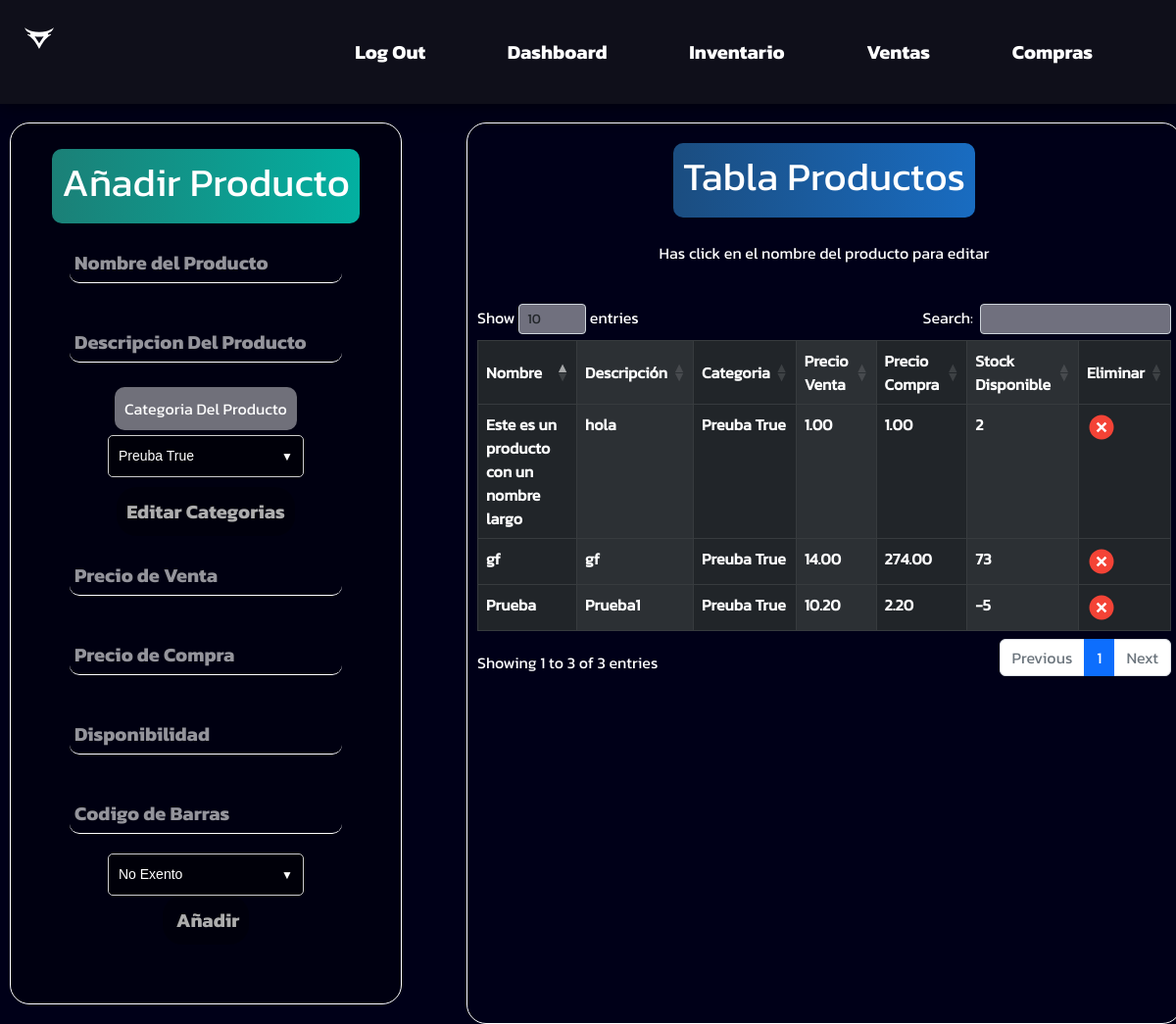
Page /items/ on the earlier database version.
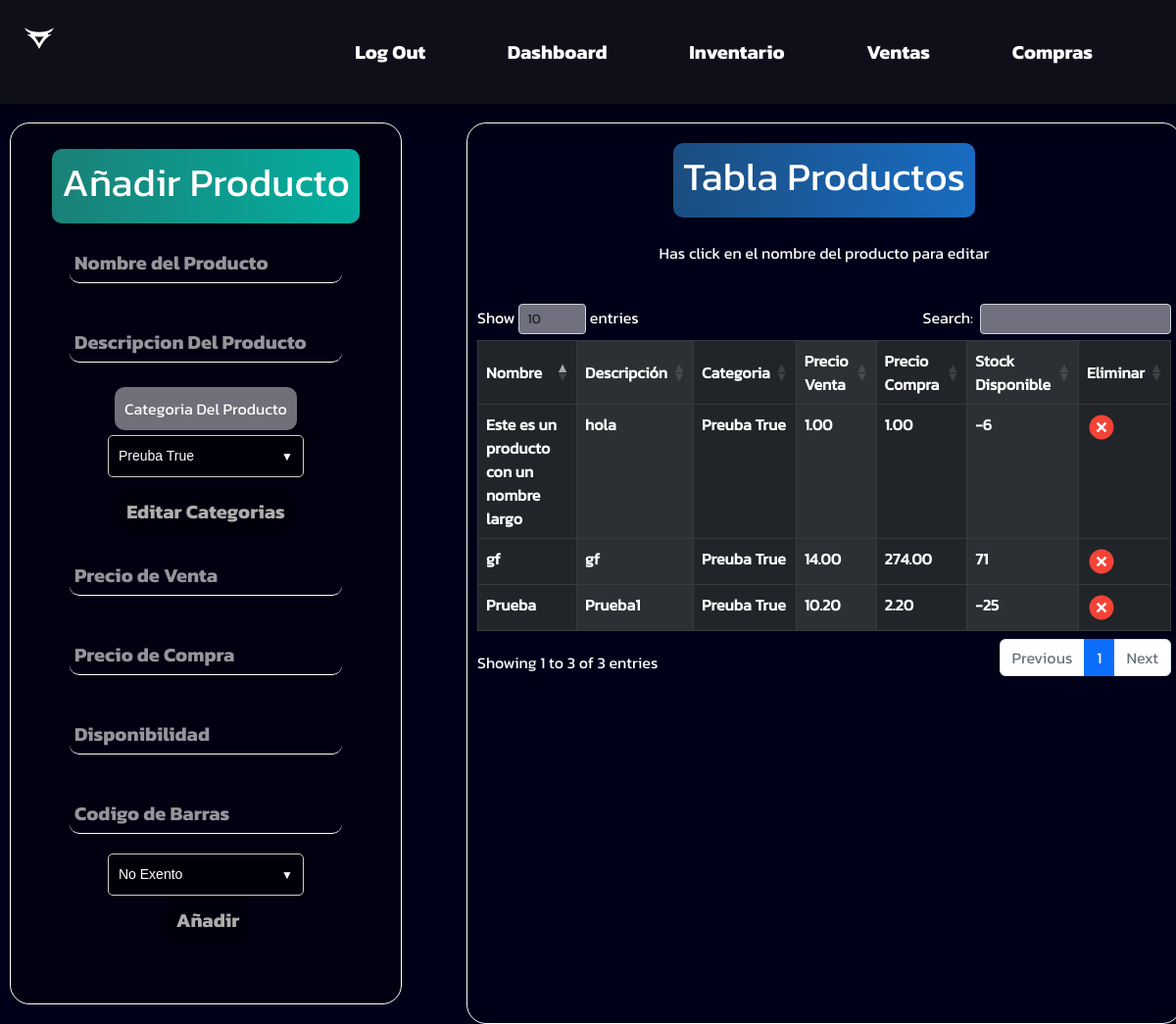
Same page on the later database version.
### items/models.py (models this page shows, shortened)
class Producto(models.Model):
    slug = AutoSlugField(populate_from='nombre', unique=True)
    codigo_de_barras = models.CharField(max_length=13, unique=True, default='0000000000000')
    nombre = models.CharField(max_length=255, unique=True)
    descripcion = models.TextField(max_length=1000, blank=True)
    categoria = models.ForeignKey(Categoria, on_delete=models.CASCADE)
    precio_venta = models.DecimalField(max_digits=6, decimal_places=2)
    precio_compra = models.DecimalField(max_digits=6, decimal_places=2)
    stock = models.IntegerField()
    cantidad_comprada = models.PositiveIntegerField(default=0)
    cantidad_vendida = models.PositiveIntegerField(default=0)
    exento_de_impuesto = models.BooleanField(default=False)
    class Meta:
        db_table='producto'
        verbose_name= 'Producto'
        verbose_name_plural='Productos'
        ordering= ['id']

class Categoria(models.Model):
    nombre= models.CharField(max_length=200, unique=True)
    destacado = models.BooleanField(default=False)
    def __str__(self):
        return self.nombre
    class Meta:
        db_table='categorias'
        verbose_name= 'Categoria'
        verbose_name_plural='Categorías'
        ordering= ['-id']

### items/views.py (the view, shortened to what this page needs)
# urls.py: path('', views.Inventario, name="inventario"),
def Inventario(request):
    categorias = Categoria.objects.all()
    productos = Producto.objects.all()
    if request.method == "GET":
        return render(request, "inventario.html", {"productos": productos, "categorias":categorias})

### items/templates/inventario.html (shortened to what this page needs)
{% extends 'base_sesion2.html' %}
{% load static %}
{% block content %}
<link rel="stylesheet" href="{% static 'css/items.css' %}">
<link rel="stylesheet" href="{% static 'css/bootstrap.min.css' %}">
<link rel="stylesheet" href="{% static 'css/dataTables.bootstrap5.min.css' %}">
<div class="content">
    <form method="post">
        <div class="añadirProducto">
            <label class="Titulo">
                <h1>Añadir Producto</h1>
            </label>
            <input class="entradaDatos" type="text" name="nombre" id="nombre" placeholder="Nombre del Producto"required>
            <input class="entradaDatos" type="text" name="descripcion" id="descripcion"
                placeholder="Descripcion Del Producto">
            <label class="etiquetas"> Categoria Del Producto </label>
            <div class="select-container">
                <select id="categoria" name="categoria">
                    {% for categoriaprod in categorias%}
                    <option value="{{categoriaprod.nombre}}">{{categoriaprod.nombre}}</option>
                    {% endfor %}
                </select>
            </div>
            <a class="anadir btn1" href="/items/categorias">Editar Categorias </a>
            <input class="entradaDatos" type="text" name="precio_venta" id="precio_venta" placeholder="Precio de Venta"required>
            <input class="entradaDatos" type="text" name="precio_compra" id="precio_compra"
                placeholder="Precio de Compra" required>
            <input class="entradaDatos" type="number" name="stock" id="stock" placeholder="Disponibilidad" required>
            <input class="entradaDatos" type="text" name="codigo_de_barras" id="codigo_de_barras" placeholder="Codigo de Barras" maxlength="13" required>
            <div class="select-container">
                <select id="excento" name="excento">
                    <option value="0">No Exento</option>
                </select>
            </div>
            <input class="anadir" type="submit" value=" Añadir">
        </div>
    </form>
    <div class="tablaProductos">
        <label class="Titulo c2">
            <h1>Tabla Productos</h1>
        </label>
        <br>
        <p>Has click en el nombre del producto para editar</p>
        <br>
        <div class="table-responsive-sm ">
            <table class="table  table-dark table-striped-columns table-bordered" id="tabla-prod">
                <thead>
                    <tr>
                        <th class="centrado">Nombre</th>
                        <th class="centrado">Descripción</th>
                        <th class="centrado">Categoria</th>
                        <th class="centrado">Precio Venta</th>
                        <th class="centrado">Precio Compra</th>
                        <th class="centrado">Stock Disponible</th>
                        <th class="centrado">Eliminar</th>
                    </tr>
                </thead>
                <tbody>
                    {% for producto in productos %}
                    <tr>
                        <th><a href="{% url 'editarproducto' producto.id %}">{{producto.nombre}}</a></th>
                        <th><a href="{% url 'editarproducto' producto.id %}">{{producto.descripcion}}</a></th>
                        <th><a href="{% url 'editarproducto' producto.id %}">{{producto.categoria}}</a></th>
                        <th><a href="{% url 'editarproducto' producto.id %}">{{producto.precio_venta}}</a></th>
                        <th><a href="{% url 'editarproducto' producto.id %}">{{producto.precio_compra}}</a></th>
                        <th><a href="{% url 'editarproducto' producto.id %}">{{producto.stock}}</a></th>
                        <th><a href="{% url 'eliminarprod' producto.id %}"> <img src="{% static 'img/eliminar.svg'%}"></a></th>
                    </tr>
                    {% endfor %}
                </tbody>
            </table>
        </div>
    </div>
</div>
{% endblock %}

Differences in the rows shown:
changed Producto "Prueba": stock "-5" → "-25"
changed Producto "Este es un producto con un nombre largo": stock "2" → "-6"
changed Producto "gf": stock "73" → "71"
